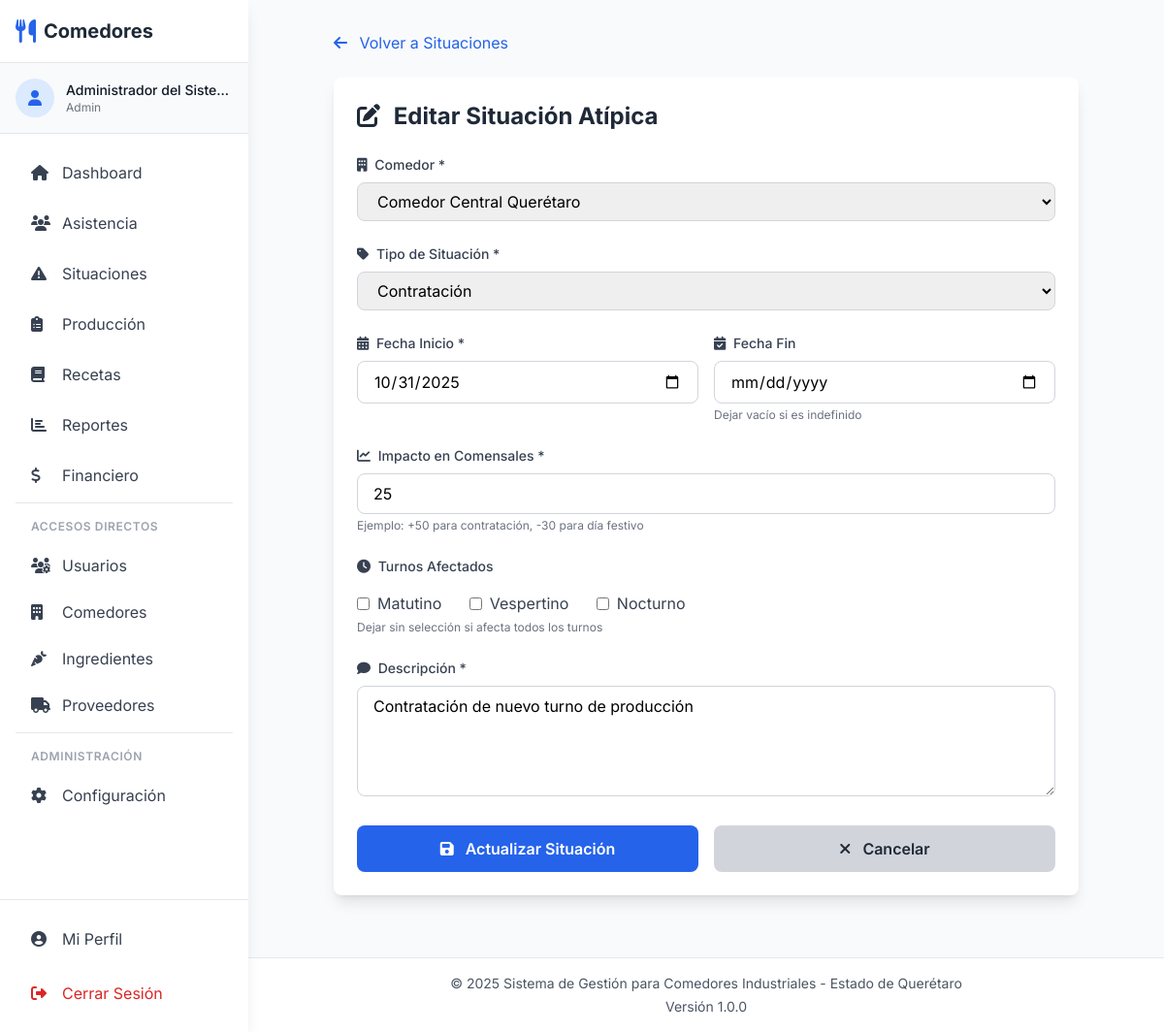
The app's page /situations/edit/1 (signed in) with its own data.
### tables this page shows
CREATE TABLE IF NOT EXISTS situaciones_atipicas (
    id INT AUTO_INCREMENT PRIMARY KEY,
    comedor_id INT NOT NULL,
    tipo ENUM('contratacion', 'despido', 'incapacidad', 'evento_especial', 'dia_festivo', 'otro') NOT NULL,
    fecha_inicio DATE NOT NULL,
    fecha_fin DATE,
    impacto_comensales INT NOT NULL COMMENT 'Positive or negative number',
    descripcion TEXT NOT NULL,
    turnos_afectados VARCHAR(100),
    creado_por INT,
    fecha_creacion TIMESTAMP DEFAULT CURRENT_TIMESTAMP,
    FOREIGN KEY (comedor_id) REFERENCES comedores(id) ON DELETE CASCADE,
    FOREIGN KEY (creado_por) REFERENCES usuarios(id) ON DELETE SET NULL,
    INDEX idx_fecha (fecha_inicio, fecha_fin),
    INDEX idx_comedor (comedor_id)
);

CREATE TABLE IF NOT EXISTS comedores (
    id INT AUTO_INCREMENT PRIMARY KEY,
    nombre VARCHAR(100) NOT NULL,
    ubicacion VARCHAR(200) NOT NULL,
    ciudad VARCHAR(100) DEFAULT 'Querétaro',
    estado VARCHAR(50) DEFAULT 'Querétaro',
    capacidad_total INT NOT NULL,
    turnos_activos VARCHAR(100) DEFAULT 'matutino,vespertino,nocturno',
    activo TINYINT(1) DEFAULT 1,
    fecha_creacion TIMESTAMP DEFAULT CURRENT_TIMESTAMP,
    INDEX idx_ciudad (ciudad)
);

CREATE TABLE IF NOT EXISTS turnos (
    id INT AUTO_INCREMENT PRIMARY KEY,
    nombre VARCHAR(50) NOT NULL,
    hora_inicio TIME NOT NULL,
    hora_fin TIME NOT NULL,
    descripcion VARCHAR(200),
    activo TINYINT(1) DEFAULT 1
);

### app/views/situations/edit.php (the view, shortened to what the rows shown need)
<?php require_once APP_PATH . '/views/layouts/header.php'; ?>
<?php require_once APP_PATH . '/views/layouts/nav.php'; ?>
<div class="container mx-auto px-4 py-8">
    <div class="max-w-3xl mx-auto">
        <div class="mb-6">
            <a href="<?php echo Router::url('/situations'); ?>" class="text-blue-600 hover:text-blue-700">
                <i class="fas fa-arrow-left mr-2"></i> Volver a Situaciones
            </a>
        </div>
        <div class="bg-white rounded-lg shadow-lg p-6">
            <h2 class="text-2xl font-bold text-gray-800 mb-6">
                <i class="fas fa-edit mr-2"></i> Editar Situación Atípica
            </h2>
            <form method="POST" action="<?php echo Router::url('/situations/update/' . $situation['id']); ?>" class="space-y-6">
                <div>
                    <label for="comedor_id" class="block text-sm font-medium text-gray-700 mb-2">
                        <i class="fas fa-building mr-1"></i> Comedor *
                    </label>
                    <select id="comedor_id" name="comedor_id" required class="w-full px-4 py-2 border border-gray-300 rounded-lg">
                        <?php foreach ($comedores as $comedor): ?>
                        <option value="<?php echo $comedor['id']; ?>" <?php echo $comedor['id'] == $situation['comedor_id'] ? 'selected' : ''; ?>>
                            <?php echo htmlspecialchars($comedor['nombre']); ?>
                        </option>
                        <?php endforeach; ?>
                    </select>
                </div>
                <div>
                    <label for="tipo" class="block text-sm font-medium text-gray-700 mb-2">
                        <i class="fas fa-tag mr-1"></i> Tipo de Situación *
                    </label>
                    <select id="tipo" name="tipo" required class="w-full px-4 py-2 border border-gray-300 rounded-lg">
                        <option value="contratacion" <?php echo $situation['tipo'] == 'contratacion' ? 'selected' : ''; ?>>Contratación</option>
                    </select>
                </div>
                <div class="grid grid-cols-1 md:grid-cols-2 gap-4">
                    <div>
                        <label for="fecha_inicio" class="block text-sm font-medium text-gray-700 mb-2">
                            <i class="fas fa-calendar-alt mr-1"></i> Fecha Inicio *
                        </label>
                        <input type="date" id="fecha_inicio" name="fecha_inicio" required
                               value="<?php echo htmlspecialchars($situation['fecha_inicio']); ?>"
                               class="w-full px-4 py-2 border border-gray-300 rounded-lg">
                    </div>
                    <div>
                        <label for="fecha_fin" class="block text-sm font-medium text-gray-700 mb-2">
                            <i class="fas fa-calendar-check mr-1"></i> Fecha Fin
                        </label>
                        <input type="date" id="fecha_fin" name="fecha_fin"
                               value="<?php echo htmlspecialchars($situation['fecha_fin'] ?? ''); ?>"
                               class="w-full px-4 py-2 border border-gray-300 rounded-lg">
                        <p class="text-xs text-gray-500 mt-1">Dejar vacío si es indefinido</p>
                    </div>
                </div>
                <div>
                    <label for="impacto_comensales" class="block text-sm font-medium text-gray-700 mb-2">
                        <i class="fas fa-chart-line mr-1"></i> Impacto en Comensales *
                    </label>
                    <input
                        type="number"
                        id="impacto_comensales"
                        name="impacto_comensales"
                        required
                        value="<?php echo htmlspecialchars($situation['impacto_comensales']); ?>"
                        placeholder="Número positivo (incremento) o negativo (reducción)"
                        class="w-full px-4 py-2 border border-gray-300 rounded-lg"
                    >
                    <p class="text-xs text-gray-500 mt-1">
                        Ejemplo: +50 para contratación, -30 para día festivo
                    </p>
                </div>
                <div>
                    <label class="block text-sm font-medium text-gray-700 mb-2">
                        <i class="fas fa-clock mr-1"></i> Turnos Afectados
                    </label>
                    <?php
                    $turnosAfectadosArray = !empty($situation['turnos_afectados']) ? explode(',', $situation['turnos_afectados']) : [];
                    ?>
                    <div class="space-y-2">
                        <?php foreach ($turnos as $turno): ?>
                        <label class="inline-flex items-center mr-6">
                            <input type="checkbox" name="turnos_afectados[]" value="<?php echo htmlspecialchars($turno['nombre']); ?>"
                                   <?php echo in_array($turno['nombre'], $turnosAfectadosArray) ? 'checked' : ''; ?>
                                   class="rounded">
                            <span class="ml-2 text-gray-700"><?php echo htmlspecialchars($turno['nombre']); ?></span>
                        </label>
                        <?php endforeach; ?>
                    </div>
                    <p class="text-xs text-gray-500 mt-1">Dejar sin selección si afecta todos los turnos</p>
                </div>
                <div>
                    <label for="descripcion" class="block text-sm font-medium text-gray-700 mb-2">
                        <i class="fas fa-comment mr-1"></i> Descripción *
                    </label>
                    <textarea
                        id="descripcion"
                        name="descripcion"
                        rows="4"
                        required
                        placeholder="Describa detalladamente la situación y su justificación..."
                        class="w-full px-4 py-2 border border-gray-300 rounded-lg"
                    ><?php echo htmlspecialchars($situation['descripcion']); ?></textarea>
                </div>
                <div class="flex space-x-4">
                    <button type="submit" class="flex-1 bg-blue-600 hover:bg-blue-700 text-white font-semibold py-3 px-6 rounded-lg">
                        <i class="fas fa-save mr-2"></i> Actualizar Situación
                    </button>
                    <a href="<?php echo Router::url('/situations'); ?>" class="flex-1 bg-gray-300 hover:bg-gray-400 text-gray-800 font-semibold py-3 px-6 rounded-lg text-center">
                        <i class="fas fa-times mr-2"></i> Cancelar
                    </a>
                </div>
            </form>
        </div>
    </div>
</div>
<?php require_once APP_PATH . '/views/layouts/footer.php'; ?>

### app/Router.php (shortened to what the rows shown need)
<?php
class Router {
    private $routes = [];
    public function add($method, $path, $controller, $action) {
        $this->routes[] = [
            'method' => strtoupper($method),
            'path' => $path,
            'controller' => $controller,
            'action' => $action
        ];
    }
    public function dispatch() {
        $requestMethod = $_SERVER['REQUEST_METHOD'];
        $requestUri = $_SERVER['REQUEST_URI'];
        $requestUri = strtok($requestUri, '?');
        $scriptName = $_SERVER['SCRIPT_NAME'];
        $basePath = str_replace('/index.php', '', $scriptName);
        $requestPath = str_replace($basePath, '', $requestUri);
        foreach ($this->routes as $route) {
            if ($route['method'] === $requestMethod) {
                $pattern = $this->convertToRegex($route['path']);
                if (preg_match($pattern, $requestPath, $matches)) {
                    array_shift($matches);
                    $controllerName = $route['controller'];
                    $controllerFile = APP_PATH . '/controllers/' . $controllerName . '.php';
                    if (file_exists($controllerFile)) {
                        $controller = new $controllerName();
                        $action = $route['action'];
                        if (method_exists($controller, $action)) {
                            call_user_func_array([$controller, $action], $matches);
                            return;
                        } else {
                            $this->error404("Method $action not found in $controllerName");
                            return;
                        }
                    } else {
                        $this->error404("Controller file not found: $controllerFile");
                        return;
                    }
                }
            }
        }
    }
    private function convertToRegex($path) {
        $pattern = preg_replace('/\/:([^\/]+)/', '/([^/]+)', $path);
        return '#^' . $pattern . '$#';
    }
    public static function url($path = '') {
        return BASE_URL . $path;
    }
}

### records on screen
situaciones_atipicas: comedor_id "Comedor Central Querétaro", tipo "Contratación", fecha_inicio "10/31/2025", impacto_comensales "25", descripcion "Contratación de nuevo turno de producción"
turnos: nombre "Matutino"
turnos: nombre "Vespertino"
turnos: nombre "Nocturno"
